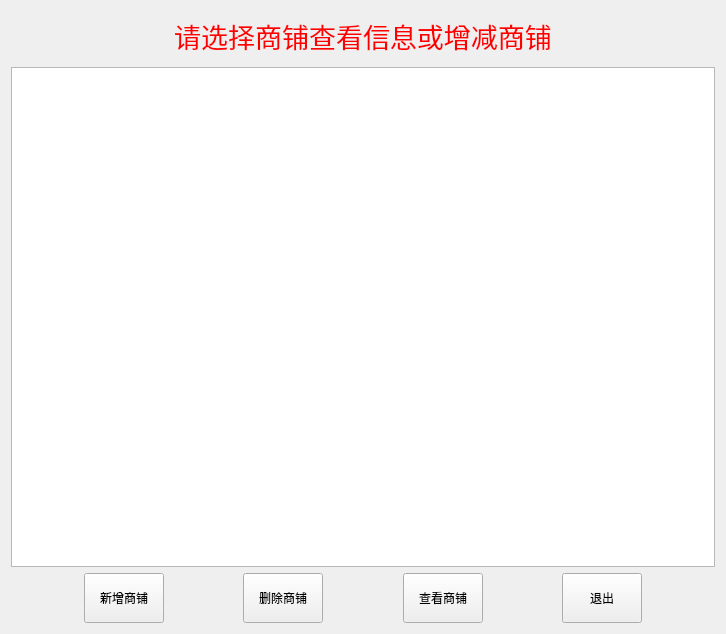
<?xml version="1.0" encoding="UTF-8"?>
<ui version="4.0">
 <class>Form</class>
 <widget class="QWidget" name="Form">
  <property name="geometry">
   <rect>
    <x>0</x>
    <y>0</y>
    <width>726</width>
    <height>634</height>
   </rect>
  </property>
  <property name="windowTitle">
   <string>Form</string>
  </property>
  <property name="styleSheet">
   <string notr="true">#Form{border-image: url(:/png/images/login_bg.png);}</string>
  </property>
  <layout class="QGridLayout" name="gridLayout_3">
   <item row="0" column="0">
    <layout class="QGridLayout" name="gridLayout">
     <item row="1" column="0">
      <widget class="QTableWidget" name="tableWidget">
       <property name="minimumSize">
        <size>
         <width>0</width>
         <height>500</height>
        </size>
       </property>
      </widget>
     </item>
     <item row="0" column="0">
      <widget class="QTextBrowser" name="textBrowser">
       <property name="maximumSize">
        <size>
         <width>16777215</width>
         <height>50</height>
        </size>
       </property>
       <property name="styleSheet">
        <string notr="true">color: rgb(255, 0, 0);
background-color: rgb(0, 0, 0, 0);</string>
       </property>
       <property name="html">
        <string>&lt;!DOCTYPE HTML PUBLIC &quot;-//W3C//DTD HTML 4.0//EN&quot; &quot;http://www.w3.org/TR/REC-html40/strict.dtd&quot;&gt;
&lt;html&gt;&lt;head&gt;&lt;meta name=&quot;qrichtext&quot; content=&quot;1&quot; /&gt;&lt;style type=&quot;text/css&quot;&gt;
p, li { white-space: pre-wrap; }
&lt;/style&gt;&lt;/head&gt;&lt;body style=&quot; font-family:'SimSun'; font-size:9pt; font-weight:400; font-style:normal;&quot;&gt;
&lt;p align=&quot;center&quot; style=&quot; margin-top:0px; margin-bottom:0px; margin-left:0px; margin-right:0px; -qt-block-indent:0; text-indent:0px;&quot;&gt;&lt;span style=&quot; font-size:20pt;&quot;&gt;请选择商铺查看信息或增减商铺&lt;/span&gt;&lt;/p&gt;&lt;/body&gt;&lt;/html&gt;</string>
       </property>
      </widget>
     </item>
     <item row="2" column="0">
      <layout class="QGridLayout" name="gridLayout_2">
       <item row="0" column="7">
        <widget class="QPushButton" name="pushButton_4">
         <property name="minimumSize">
          <size>
           <width>0</width>
           <height>50</height>
          </size>
         </property>
         <property name="text">
          <string>退出</string>
         </property>
        </widget>
       </item>
       <item row="0" column="5">
        <widget class="QPushButton" name="pushButton_3">
         <property name="minimumSize">
          <size>
           <width>0</width>
           <height>50</height>
          </size>
         </property>
         <property name="text">
          <string>查看商铺</string>
         </property>
        </widget>
       </item>
       <item row="0" column="8">
        <spacer name="horizontalSpacer_2">
         <property name="orientation">
          <enum>Qt::Horizontal</enum>
         </property>
         <property name="sizeHint" stdset="0">
          <size>
           <width>40</width>
           <height>20</height>
          </size>
         </property>
        </spacer>
       </item>
       <item row="0" column="2">
        <spacer name="horizontalSpacer_3">
         <property name="orientation">
          <enum>Qt::Horizontal</enum>
         </property>
         <property name="sizeHint" stdset="0">
          <size>
           <width>40</width>
           <height>20</height>
          </size>
         </property>
        </spacer>
       </item>
       <item row="0" column="3">
        <widget class="QPushButton" name="pushButton_2">
         <property name="minimumSize">
          <size>
           <width>0</width>
           <height>50</height>
          </size>
         </property>
         <property name="text">
          <string>删除商铺</string>
         </property>
        </widget>
       </item>
       <item row="0" column="4">
        <spacer name="horizontalSpacer_4">
         <property name="orientation">
          <enum>Qt::Horizontal</enum>
         </property>
         <property name="sizeHint" stdset="0">
          <size>
           <width>40</width>
           <height>20</height>
          </size>
         </property>
        </spacer>
       </item>
       <item row="0" column="1">
        <widget class="QPushButton" name="pushButton">
         <property name="minimumSize">
          <size>
           <width>0</width>
           <height>50</height>
          </size>
         </property>
         <property name="text">
          <string>新增商铺</string>
         </property>
        </widget>
       </item>
       <item row="0" column="0">
        <spacer name="horizontalSpacer">
         <property name="orientation">
          <enum>Qt::Horizontal</enum>
         </property>
         <property name="sizeHint" stdset="0">
          <size>
           <width>40</width>
           <height>20</height>
          </size>
         </property>
        </spacer>
       </item>
       <item row="0" column="6">
        <spacer name="horizontalSpacer_5">
         <property name="orientation">
          <enum>Qt::Horizontal</enum>
         </property>
         <property name="sizeHint" stdset="0">
          <size>
           <width>40</width>
           <height>20</height>
          </size>
         </property>
        </spacer>
       </item>
      </layout>
     </item>
    </layout>
   </item>
  </layout>
 </widget>
 <resources>
  <include location="login_bg.qrc"/>
 </resources>
 <connections/>
</ui>
